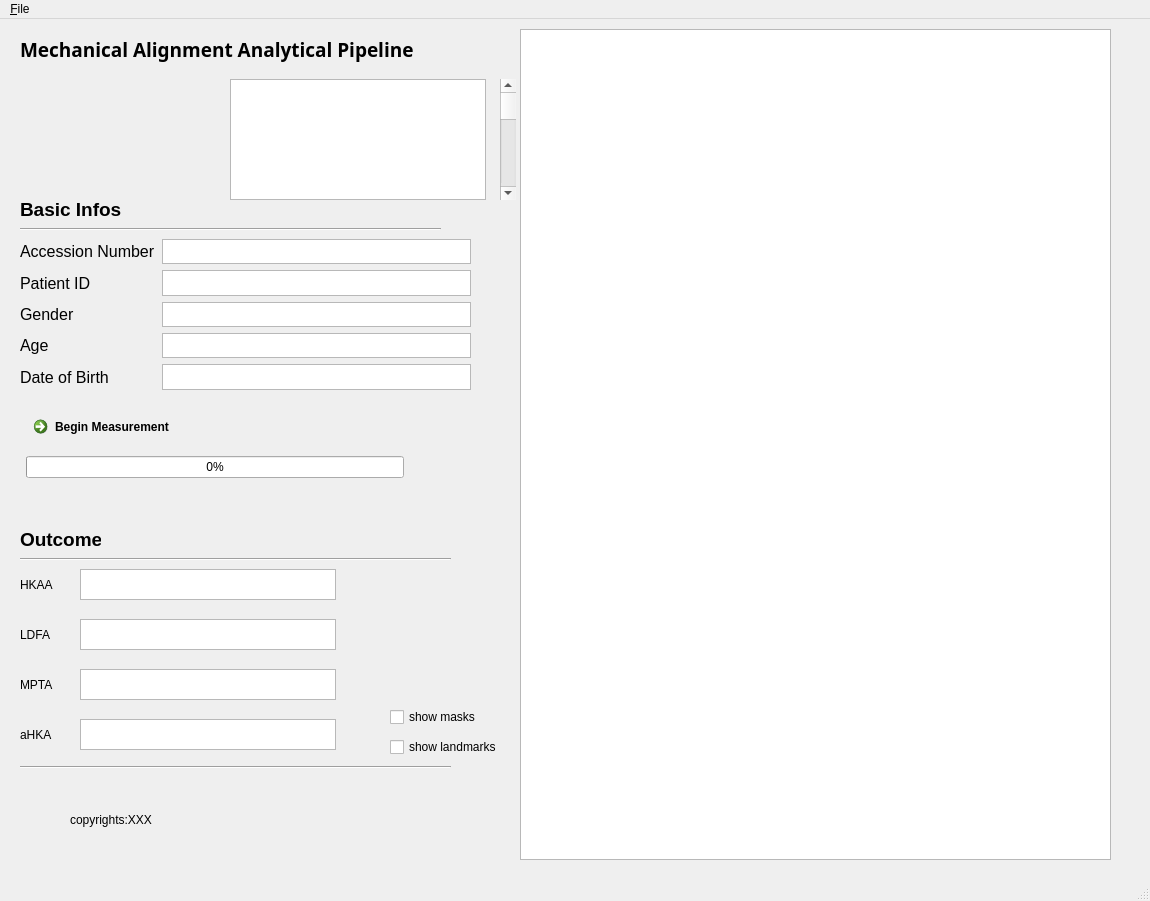
<?xml version="1.0" encoding="UTF-8"?>
<ui version="4.0">
 <class>MainWindow</class>
 <widget class="QMainWindow" name="MainWindow">
  <property name="geometry">
   <rect>
    <x>0</x>
    <y>0</y>
    <width>1150</width>
    <height>901</height>
   </rect>
  </property>
  <property name="windowTitle">
   <string>MainWindow</string>
  </property>
  <widget class="QWidget" name="centralwidget">
   <widget class="QGraphicsView" name="graphicsView">
    <property name="geometry">
     <rect>
      <x>520</x>
      <y>10</y>
      <width>591</width>
      <height>831</height>
     </rect>
    </property>
   </widget>
   <widget class="Line" name="line">
    <property name="geometry">
     <rect>
      <x>20</x>
      <y>200</y>
      <width>421</width>
      <height>20</height>
     </rect>
    </property>
    <property name="orientation">
     <enum>Qt::Horizontal</enum>
    </property>
   </widget>
   <widget class="QLabel" name="Basic_Info">
    <property name="geometry">
     <rect>
      <x>20</x>
      <y>180</y>
      <width>161</width>
      <height>21</height>
     </rect>
    </property>
    <property name="font">
     <font>
      <family>Arial</family>
      <pointsize>14</pointsize>
      <weight>75</weight>
      <bold>true</bold>
     </font>
    </property>
    <property name="text">
     <string>Basic Infos</string>
    </property>
   </widget>
   <widget class="Line" name="line_2">
    <property name="geometry">
     <rect>
      <x>20</x>
      <y>530</y>
      <width>431</width>
      <height>21</height>
     </rect>
    </property>
    <property name="orientation">
     <enum>Qt::Horizontal</enum>
    </property>
   </widget>
   <widget class="QLabel" name="Outcomes">
    <property name="geometry">
     <rect>
      <x>20</x>
      <y>510</y>
      <width>81</width>
      <height>21</height>
     </rect>
    </property>
    <property name="font">
     <font>
      <family>Arial</family>
      <pointsize>14</pointsize>
      <weight>75</weight>
      <bold>true</bold>
     </font>
    </property>
    <property name="text">
     <string>Outcomes</string>
    </property>
   </widget>
   <widget class="QLabel" name="anu_logo">
    <property name="geometry">
     <rect>
      <x>10</x>
      <y>110</y>
      <width>171</width>
      <height>51</height>
     </rect>
    </property>
    <property name="text">
     <string/>
    </property>
    <property name="pixmap">
     <pixmap>../../../latex-templates-master/latex-templates-master/poster/template/logos/ANU-logo.jpg</pixmap>
    </property>
    <property name="scaledContents">
     <bool>true</bool>
    </property>
   </widget>
   <widget class="QLabel" name="cpyright_label">
    <property name="geometry">
     <rect>
      <x>70</x>
      <y>760</y>
      <width>301</width>
      <height>81</height>
     </rect>
    </property>
    <property name="text">
     <string>copyrights:XXX</string>
    </property>
   </widget>
   <widget class="QTextBrowser" name="textBrowser_hkaa">
    <property name="geometry">
     <rect>
      <x>80</x>
      <y>550</y>
      <width>256</width>
      <height>31</height>
     </rect>
    </property>
   </widget>
   <widget class="QLabel" name="label_hkaa">
    <property name="geometry">
     <rect>
      <x>20</x>
      <y>560</y>
      <width>54</width>
      <height>12</height>
     </rect>
    </property>
    <property name="text">
     <string>HKAA</string>
    </property>
   </widget>
   <widget class="QLabel" name="label_LDFA">
    <property name="geometry">
     <rect>
      <x>20</x>
      <y>610</y>
      <width>54</width>
      <height>12</height>
     </rect>
    </property>
    <property name="text">
     <string>LDFA</string>
    </property>
   </widget>
   <widget class="QTextBrowser" name="textBrowser_ldfa">
    <property name="geometry">
     <rect>
      <x>80</x>
      <y>600</y>
      <width>256</width>
      <height>31</height>
     </rect>
    </property>
   </widget>
   <widget class="QLabel" name="label_LDFA_2">
    <property name="geometry">
     <rect>
      <x>20</x>
      <y>660</y>
      <width>54</width>
      <height>12</height>
     </rect>
    </property>
    <property name="text">
     <string>MPTA</string>
    </property>
   </widget>
   <widget class="QLabel" name="label_aHKA">
    <property name="geometry">
     <rect>
      <x>20</x>
      <y>710</y>
      <width>54</width>
      <height>12</height>
     </rect>
    </property>
    <property name="text">
     <string>aHKA</string>
    </property>
   </widget>
   <widget class="QTextBrowser" name="textBrowser_mpta">
    <property name="geometry">
     <rect>
      <x>80</x>
      <y>650</y>
      <width>256</width>
      <height>31</height>
     </rect>
    </property>
   </widget>
   <widget class="QTextBrowser" name="textBrowser_ahka">
    <property name="geometry">
     <rect>
      <x>80</x>
      <y>700</y>
      <width>256</width>
      <height>31</height>
     </rect>
    </property>
   </widget>
   <widget class="Line" name="line_3">
    <property name="geometry">
     <rect>
      <x>20</x>
      <y>740</y>
      <width>431</width>
      <height>16</height>
     </rect>
    </property>
    <property name="orientation">
     <enum>Qt::Horizontal</enum>
    </property>
   </widget>
   <widget class="QCheckBox" name="checkBox_seg">
    <property name="geometry">
     <rect>
      <x>390</x>
      <y>690</y>
      <width>91</width>
      <height>16</height>
     </rect>
    </property>
    <property name="text">
     <string>show masks</string>
    </property>
   </widget>
   <widget class="QCheckBox" name="checkBox_landmarks">
    <property name="geometry">
     <rect>
      <x>390</x>
      <y>720</y>
      <width>111</width>
      <height>16</height>
     </rect>
    </property>
    <property name="text">
     <string>show landmarks</string>
    </property>
   </widget>
   <widget class="QScrollBar" name="verticalScrollBar">
    <property name="geometry">
     <rect>
      <x>500</x>
      <y>60</y>
      <width>16</width>
      <height>121</height>
     </rect>
    </property>
    <property name="orientation">
     <enum>Qt::Vertical</enum>
    </property>
   </widget>
   <widget class="QListWidget" name="listWidget">
    <property name="geometry">
     <rect>
      <x>230</x>
      <y>60</y>
      <width>256</width>
      <height>121</height>
     </rect>
    </property>
   </widget>
   <widget class="QWidget" name="formLayoutWidget">
    <property name="geometry">
     <rect>
      <x>20</x>
      <y>220</y>
      <width>451</width>
      <height>151</height>
     </rect>
    </property>
    <layout class="QFormLayout" name="formLayout">
     <item row="0" column="0">
      <widget class="QLabel" name="label_ass_num">
       <property name="font">
        <font>
         <family>Arial</family>
         <pointsize>12</pointsize>
        </font>
       </property>
       <property name="text">
        <string>Accession Number</string>
       </property>
      </widget>
     </item>
     <item row="0" column="1">
      <widget class="QTextBrowser" name="txtBrow_accNum"/>
     </item>
     <item row="1" column="0">
      <widget class="QLabel" name="label_Patient_ID">
       <property name="font">
        <font>
         <family>Arial</family>
         <pointsize>12</pointsize>
        </font>
       </property>
       <property name="text">
        <string>Patient ID</string>
       </property>
      </widget>
     </item>
     <item row="1" column="1">
      <widget class="QTextBrowser" name="txtBrow_id"/>
     </item>
     <item row="2" column="0">
      <widget class="QLabel" name="label_gender">
       <property name="font">
        <font>
         <family>Arial</family>
         <pointsize>12</pointsize>
        </font>
       </property>
       <property name="text">
        <string>Gender</string>
       </property>
      </widget>
     </item>
     <item row="2" column="1">
      <widget class="QTextBrowser" name="txtBrow_sex"/>
     </item>
     <item row="3" column="0">
      <widget class="QLabel" name="label_Age">
       <property name="font">
        <font>
         <family>Arial</family>
         <pointsize>12</pointsize>
        </font>
       </property>
       <property name="text">
        <string>Age</string>
       </property>
      </widget>
     </item>
     <item row="3" column="1">
      <widget class="QTextBrowser" name="txtBrow_age"/>
     </item>
     <item row="4" column="0">
      <widget class="QLabel" name="label_dob">
       <property name="font">
        <font>
         <family>Arial</family>
         <pointsize>12</pointsize>
        </font>
       </property>
       <property name="text">
        <string>Date of Birth</string>
       </property>
      </widget>
     </item>
     <item row="4" column="1">
      <widget class="QTextBrowser" name="txtBrow_age_2"/>
     </item>
    </layout>
   </widget>
   <widget class="QWidget" name="formLayoutWidget_2">
    <property name="geometry">
     <rect>
      <x>20</x>
      <y>390</y>
      <width>384</width>
      <height>81</height>
     </rect>
    </property>
    <layout class="QFormLayout" name="formLayout_3">
     <item row="1" column="1">
      <widget class="QProgressBar" name="progressBar">
       <property name="value">
        <number>0</number>
       </property>
      </widget>
     </item>
     <item row="0" column="1">
      <widget class="QCommandLinkButton" name="cmd_measure_begin">
       <property name="text">
        <string>Begin Measurement</string>
       </property>
      </widget>
     </item>
    </layout>
   </widget>
   <widget class="QLabel" name="title">
    <property name="geometry">
     <rect>
      <x>20</x>
      <y>10</y>
      <width>441</width>
      <height>41</height>
     </rect>
    </property>
    <property name="font">
     <font>
      <family>Book Antiqua</family>
      <pointsize>14</pointsize>
      <weight>75</weight>
      <italic>false</italic>
      <bold>true</bold>
     </font>
    </property>
    <property name="text">
     <string>Mechanical Alignment Analytical Pipeline</string>
    </property>
   </widget>
   <widget class="QLabel" name="label">
    <property name="geometry">
     <rect>
      <x>10</x>
      <y>60</y>
      <width>171</width>
      <height>41</height>
     </rect>
    </property>
    <property name="text">
     <string/>
    </property>
    <property name="pixmap">
     <pixmap>CBRhospital_logo.png</pixmap>
    </property>
    <property name="scaledContents">
     <bool>true</bool>
    </property>
   </widget>
  </widget>
  <widget class="QMenuBar" name="menubar">
   <property name="geometry">
    <rect>
     <x>0</x>
     <y>0</y>
     <width>1150</width>
     <height>22</height>
    </rect>
   </property>
   <widget class="QMenu" name="menu_File">
    <property name="title">
     <string>&amp;File</string>
    </property>
    <addaction name="actionOpen_File"/>
    <addaction name="actionOpen_Directory"/>
    <addaction name="actionSave"/>
   </widget>
   <addaction name="menu_File"/>
  </widget>
  <widget class="QStatusBar" name="statusbar"/>
  <action name="actionOpen_File">
   <property name="text">
    <string>&amp;Open File</string>
   </property>
  </action>
  <action name="actionOpen_Directory">
   <property name="text">
    <string>&amp;Open Directory</string>
   </property>
  </action>
  <action name="actionSave">
   <property name="text">
    <string>&amp;Save</string>
   </property>
  </action>
 </widget>
 <resources/>
 <connections/>
</ui>
